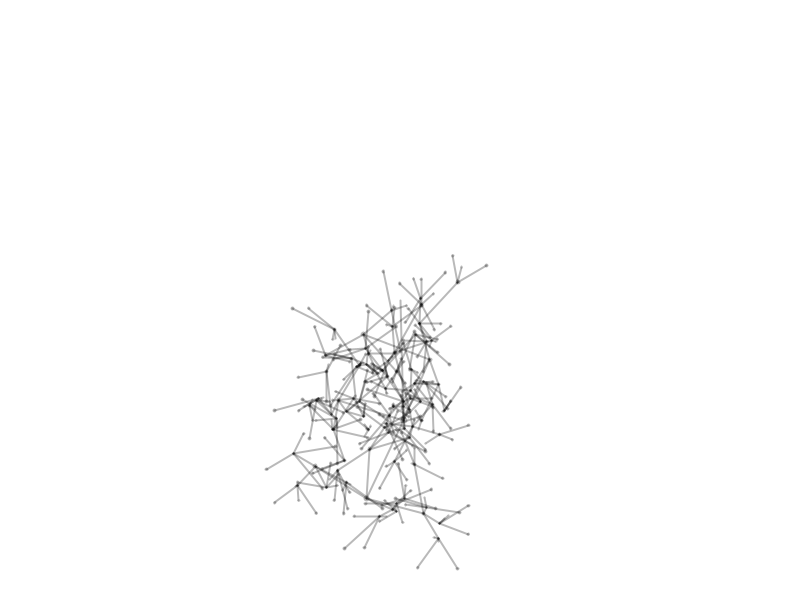
Frame 1 (no input)
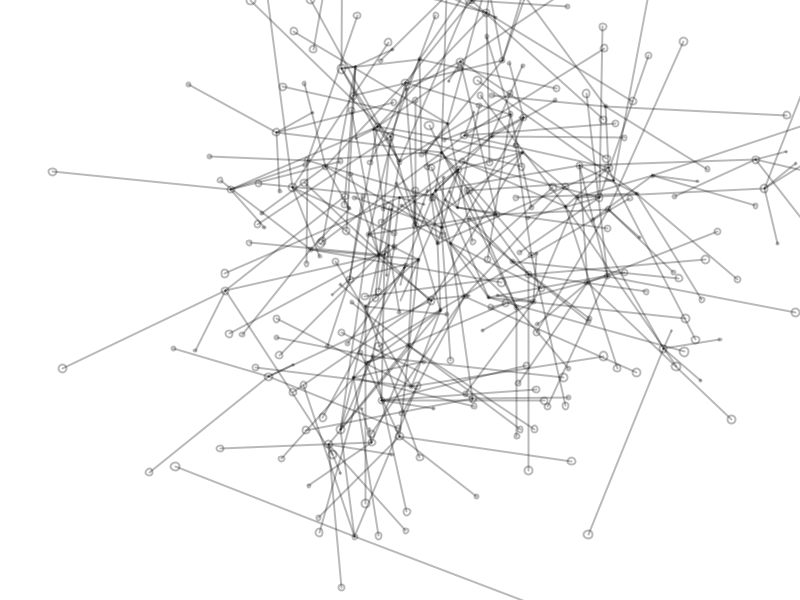
Frame 60 (the mouse pressed at the canvas centre just before this capture)
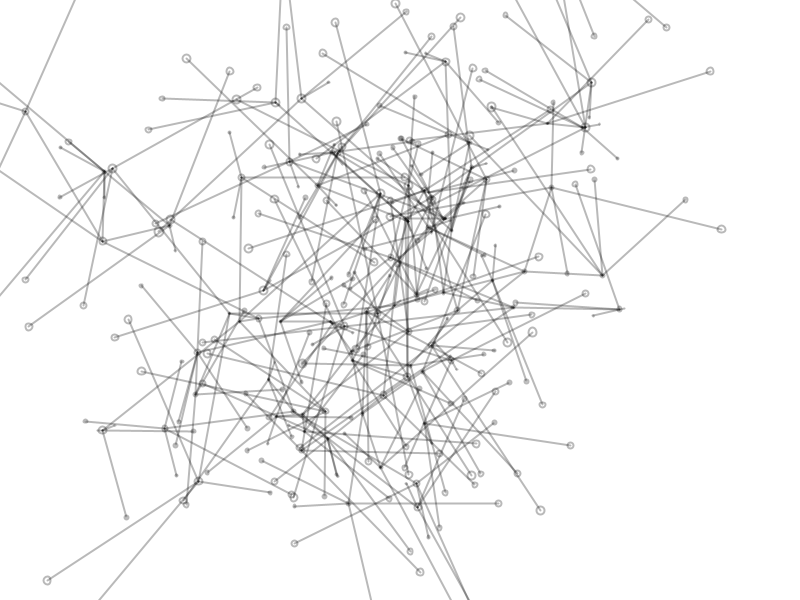
Frame 120 (the mouse held since frame 60 and released just before this capture)

The Processing sketch that drew these frames (run headless with seeded random() and noise(); from frame 60 on, the mouse is pressed at the canvas centre):

// Processing sketch: fractal01
// ── fractal01.pde
int _numChildren = 4;
int _maxLevels = 5;

Branch trunk;

void setup(){
    size(800, 600);
    background(255);
    noFill();
    smooth();

    newTree();
}

void draw() {
    background(255);

    trunk.updateBranchs(width / 2, height / 2);
    trunk.drawBranchs();
}

void newTree() {
    trunk = new Branch(1, 0, width / 2, height / 2);
    trunk.drawBranchs();
}

class Branch {
    float level, index;
    float x, y;
    float endX, endY;
    float strokeW, alph;
    float len, lenChange;
    float rot, rotChange;

    Branch[] children = new Branch[0];

    Branch(float lev, float ind, float ex, float why) {
        level = lev;
        index = ind;
        strokeW = 2;
        alph = 255 / level;
        len = random(200) / level;
        rot = random(360);
        lenChange = random(10) - 5;
        rotChange = random(10) - 5;

        this.updateBranchs(ex, why);

        if(level < _maxLevels) {
            children = new Branch[_numChildren];
            for(int x = 0; x < _numChildren; x++) {
                children[x] = new Branch(level + 1, x, endX, endY);
            }
        }
    }

    void updateBranchs(float ex, float why) {
        x = ex;
        y = why;

        rot += rotChange;
        if(rot > 360) {
            rot = 0;
        } else if(rot < 0) {
            rot = 360;
        }

        len -= lenChange;
        if(len < 0) {
            lenChange *= -1;
        } else if(len > 200) {
            lenChange *= -1;
        }

        float radian = radians(rot);
        endX = x + (len * cos(radian));
        endY = y + (len * sin(radian));

        for(int i = 0; i < children.length; i++) {
            children[i].updateBranchs(endX, endY);
        }
    }

    void drawBranchs() {
        strokeWeight(strokeW);
        stroke(0, 70);
        line(x, y, endX, endY);
        ellipse(endX, endY, len / 24, len / 24);
        for(int i = 0; i < children.length; i++) {
            children[i].drawBranchs();
        }
    }
}
